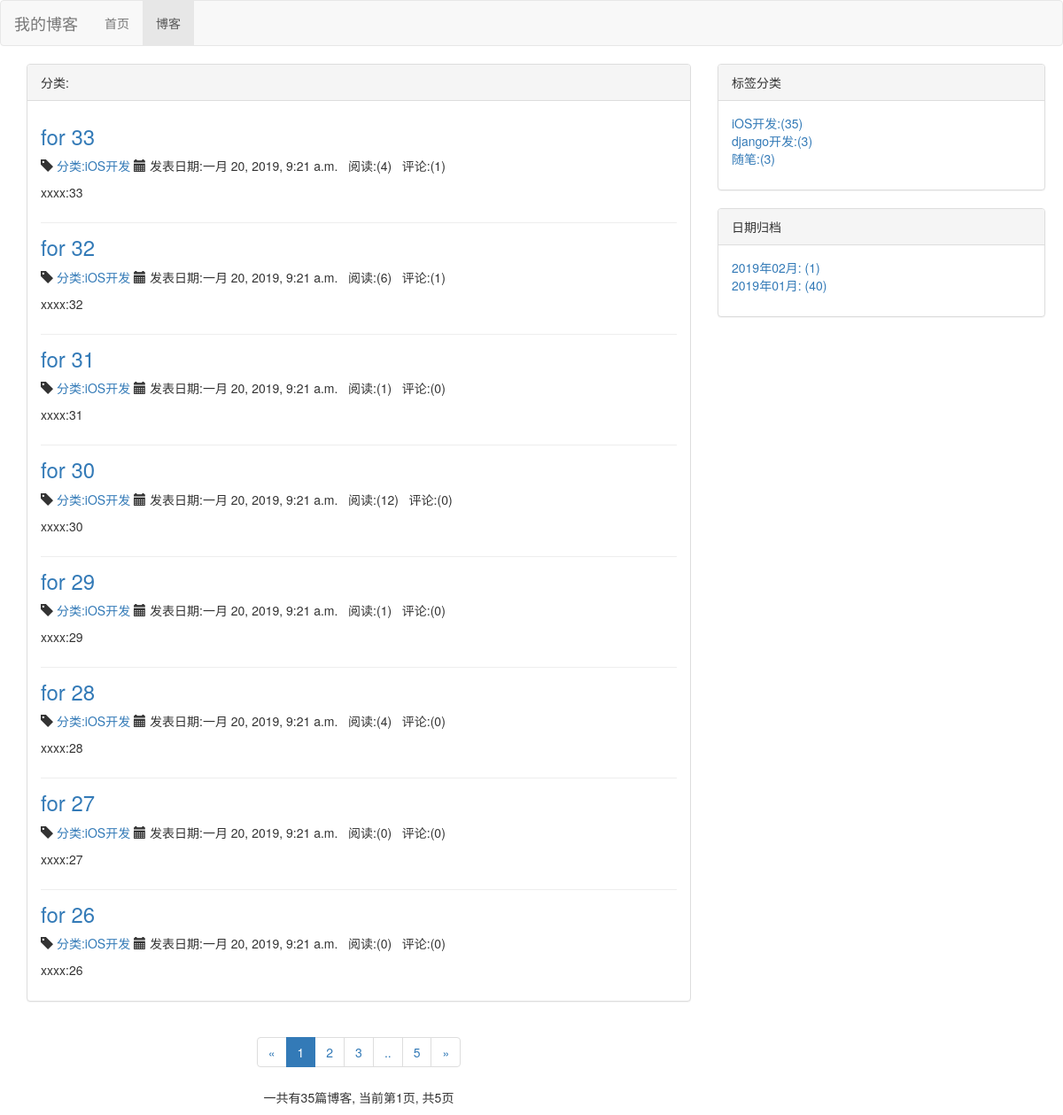
The page /blog/type/1 on the database as committed earlier.
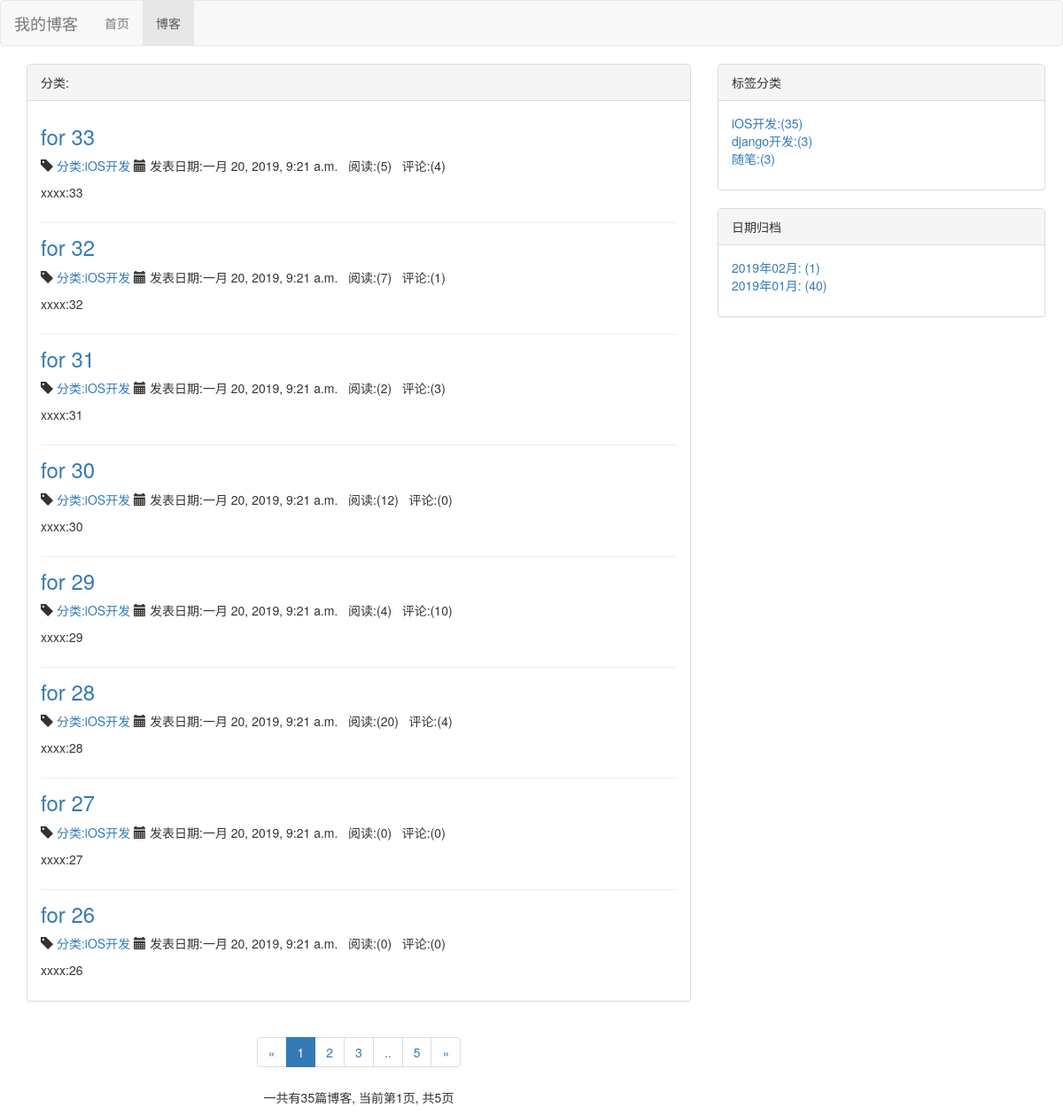
The same page on the database as committed later.
### blog/models.py (models this page shows, shortened)
class Blog(models.Model, ReadNumExpand):
    title = models.CharField(max_length=50)
    blog_type = models.ForeignKey(BlogType, on_delete=models.DO_NOTHING)
    content = RichTextUploadingField()
    read_details = GenericRelation(ReadDetail)
    author = models.ForeignKey(User, on_delete=models.DO_NOTHING)
    create_time = models.DateTimeField(auto_now_add=True)
    last_updated_time = models.DateTimeField(auto_now=True)
    class Meta:
        ordering = ['-create_time']

class BlogType(models.Model):
    type_name = models.CharField(max_length=15)

### read_record/models.py (models this page shows)
class ReadNum(models.Model):
    read_num = models.IntegerField(default=0)
    content_type = models.ForeignKey(ContentType, on_delete=models.DO_NOTHING)
    object_id = models.PositiveIntegerField()
    content_object = GenericForeignKey('content_type', 'object_id')

### blog/views.py (the view)
# urls.py: path('type/<int:blog_type_pk>', views.blog_with_type, name="blog_with_type"),
def blog_with_type(request, blog_type_pk):
    blog_type = get_object_or_404(BlogType, pk=blog_type_pk)
    blogs_all_list = Blog.objects.filter(blog_type=blog_type)
    context = blog_parm_caculate({'blogs_all_list':blogs_all_list,'request':request} )
    blog_type = get_object_or_404(BlogType, pk=blog_type_pk)
    context['blog_type'] = BlogType.objects.all()
    return render(request, 'blog/blog_with_type.html', context)

### comment/templatetags/comment_tags.py (called while the page is built)
@register.simple_tag
def get_comment_count(obj):
    content_type = ContentType.objects.get_for_model(obj)
    return Comment.objects.filter(content_type=content_type, object_id=obj.pk).count()

### read_record/models.py (called while the page is built)
    def get_read_num(self):
        try:
            ct = ContentType.objects.get_for_model(self)
            readnum = ReadNum.objects.get(content_type=ct, object_id=self.pk)
            return readnum.read_num
        except exceptions.ObjectDoesNotExist:
            return 0

### blog/templates/blog/blog_with_type.html (shortened to what this page needs)
{%extends "blog/blog_list.html" %}
{% block blog_list_title %}分类:{{ blog_type.type_name }}{% endblock %}

### blog/templates/blog/blog_list.html (shortened to what the changed rows need)
{% extends "base.html" %}
{% load staticfiles %}
{% load comment_tags %}
{% block header_extends %}
    <link rel="stylesheet" href="{% static 'blog/blog.css' %}">
{% endblock %}
{% block content %}
    <div class="container">
        <div class="row">
            <div class="col-xs-12 col-sm-8 col-md-8 col-lg-8">
                <div class="panel panel-default">
                    <div class="panel-body">
                        {% for blog in page_of_blogs.object_list %}
                            <div class="blog">
                                <a href="{% url 'blog_detail' blog.pk %}">
                                    <h3>{{ blog.title }} </h3>
                                </a>
                                <p class="blog-info">
                                    <span class="glyphicon glyphicon-tag" aria-hidden="true"></span>
                                    <a href="{% url 'blog_with_type' blog.blog_type.pk %}">
                                        分类:{{ blog.blog_type.type_name }}
                                    </a>
                                    <span class="glyphicon glyphicon-calendar" aria-hidden="true"></span>
                                    发表日期:{{ blog.create_time }}
                                    &nbsp;&nbsp;阅读:({{ blog.get_read_num }})&nbsp;&nbsp;
                                    评论:({% get_comment_count blog %})
                                </p>
                                <p>{{ blog.content|striptags|truncatechars:120 }}</p>
                            </div>
                        {% empty %}
                            <div class="blog">
                                <p>暂无博客,敬请期待</p>
                            </div>
                        {% endfor %}
                    </div>
                </div>
            </div>
        </div>
    </div>
{% endblock %}

Rows that differ between the two databases and show on the page:
changed through a linked row, Blog "for 33": get_read_num "4" → "5"; id "1" → "4"
changed through a linked row, Blog "for 32": get_read_num "6" → "7"
changed through a linked row, Blog "for 31": get_read_num "1" → "2"; id "0" → "3"
changed through a linked row, Blog "for 29": get_read_num "1" → "4"; id "0" → "10"
changed through a linked row, Blog "for 28": get_read_num "4" → "20"; id "0" → "4"
